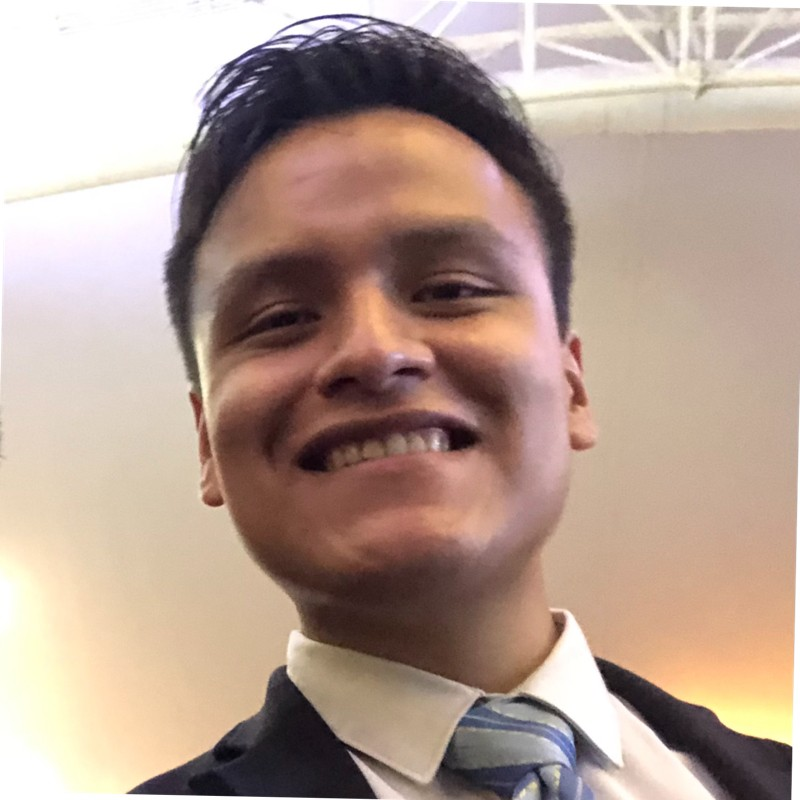
%> input picture src/1_Image_Inverter/foto2.jpg, 800 x 800 px
$ octave app.m   (GNU Octave 9; MATLAB toolbox functions it lacks are replaced by stand-ins)
%> lines starting %> are read from the running program, lines starting %| are printed output that depends on the picture
clc
clear all
close all


Imagen = imread('foto2.jpg');
%> Imagen is the input picture: size 800x800x3 uint8; mean R, G, B 180.1, 157.7, 145.6

% Descomponer en diferentes colores
R = Imagen(:,:,1);
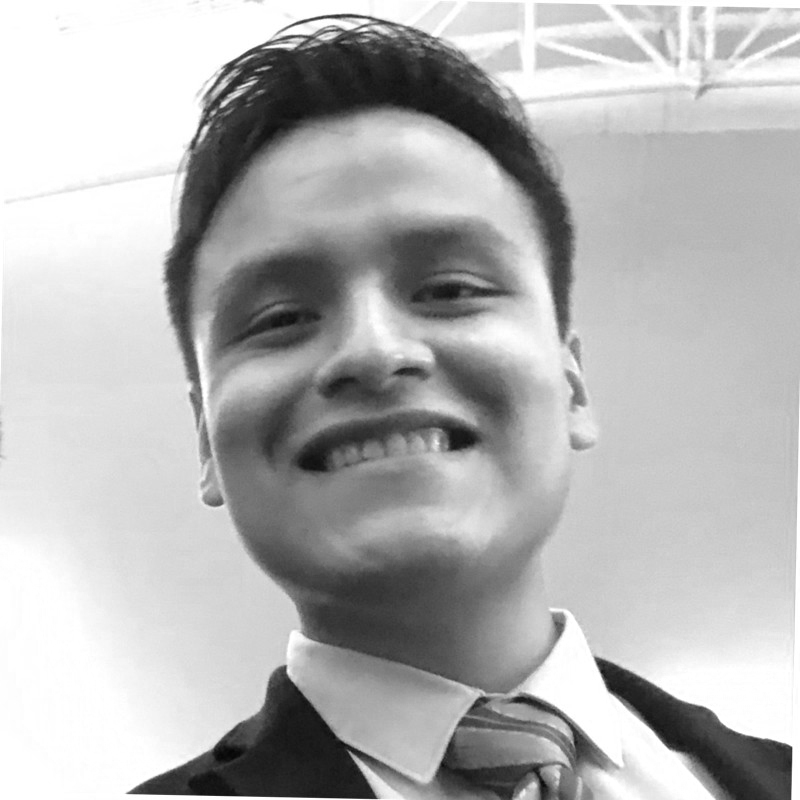
%> R: size 800x800 uint8; min 5, max 255, mean 180.1
G = Imagen(:,:,2);
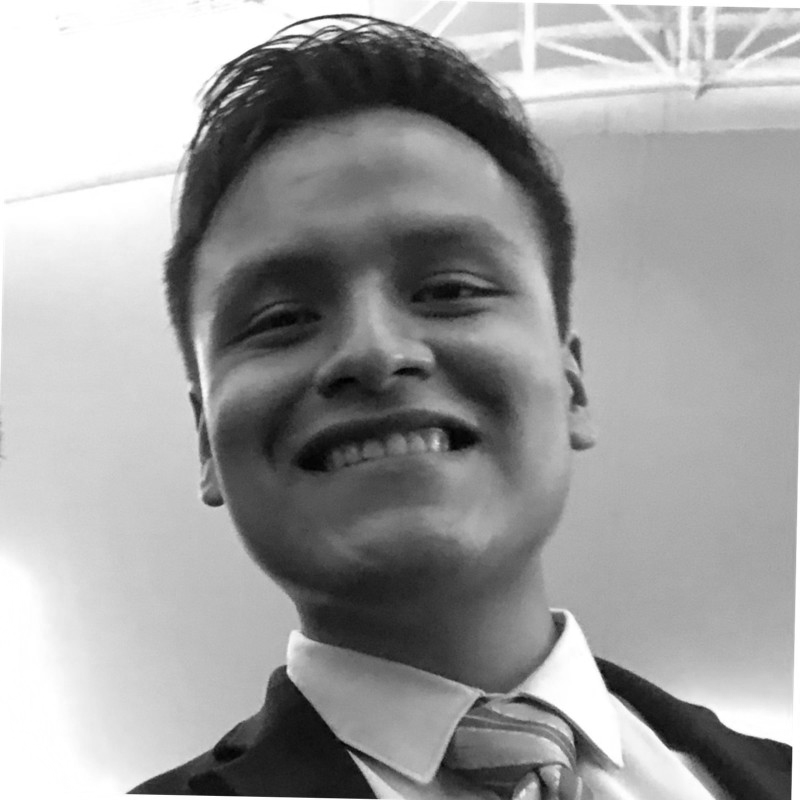
%> G: size 800x800 uint8; min 0, max 255, mean 157.7
B = Imagen(:,:,3);
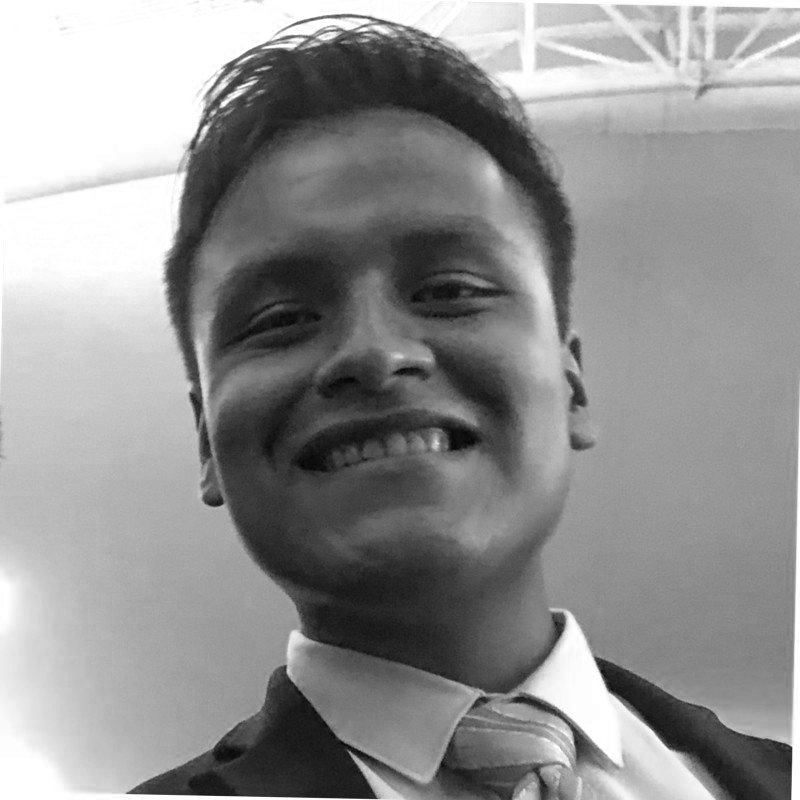
%> B: size 800x800 uint8; min 2, max 255, mean 145.6

for j=1:800
    for i =1:800
        ImagenNueva(j,i,1) = 255 - R(j,i);
        ImagenNueva(j,i,2) = 255 - G(j,i);
        ImagenNueva(j,i,3) = 255 - B(j,i);
    end
end
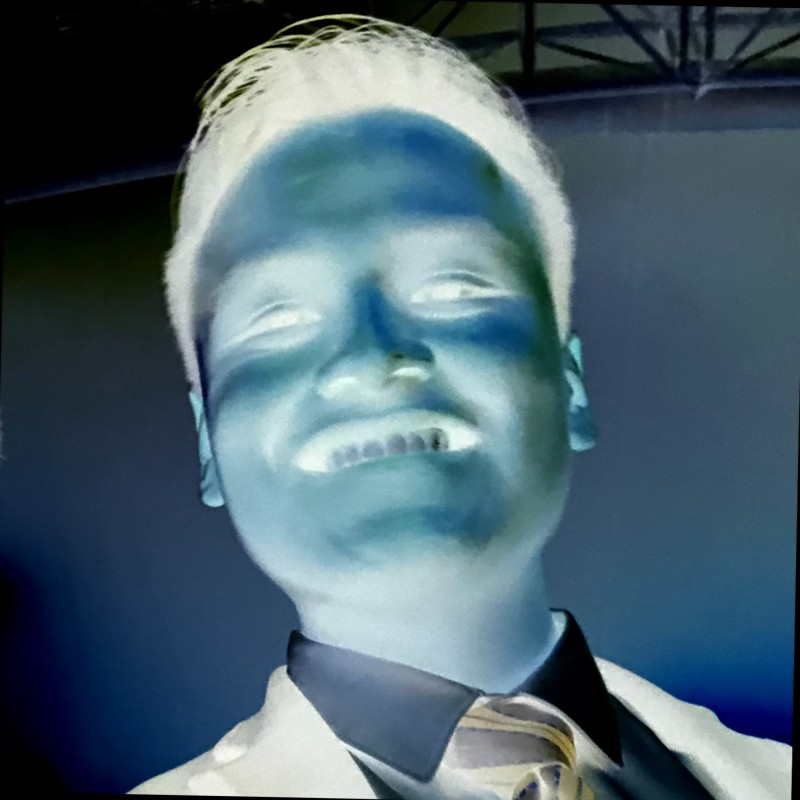
%> ImagenNueva: size 800x800x3 uint8; mean R, G, B 74.9, 97.3, 109.4


% Mostrar las diferentes composiciones
figure,imshow(R)
title("Red Image")
figure,imshow(G)
title("Green Image")
figure,imshow(B)
title("Blue Image")

figure, imshow(uint8(ImagenNueva))
title("Image Inverted")
